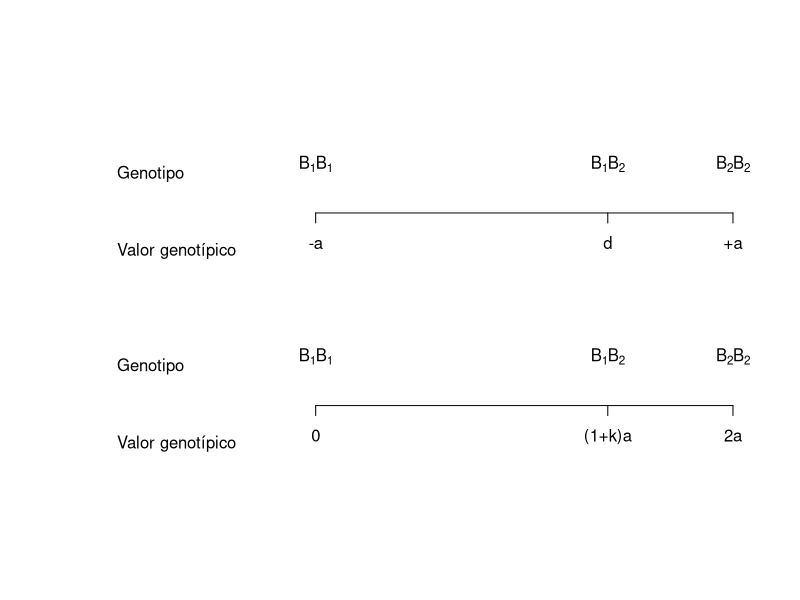
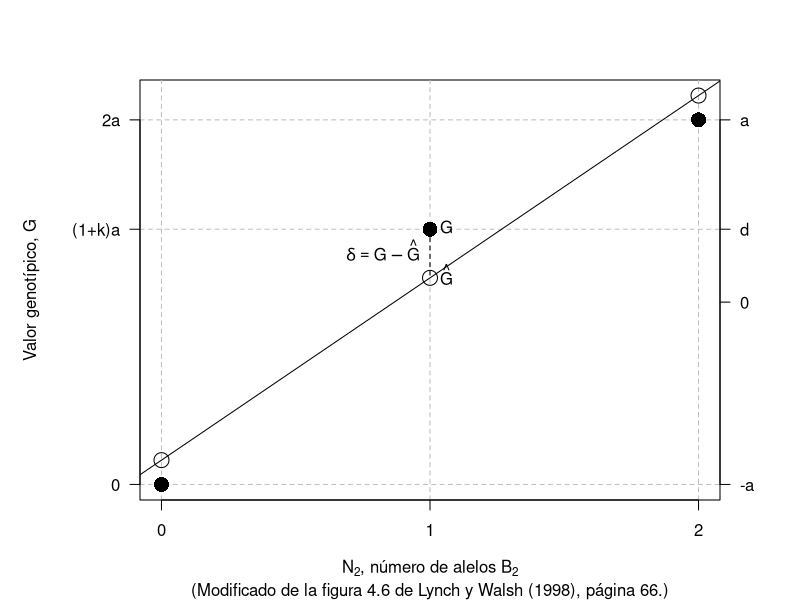
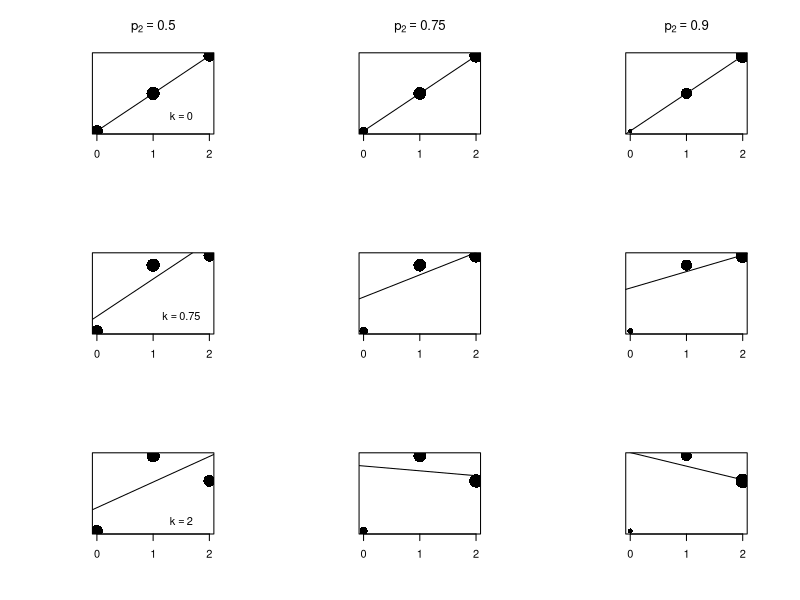
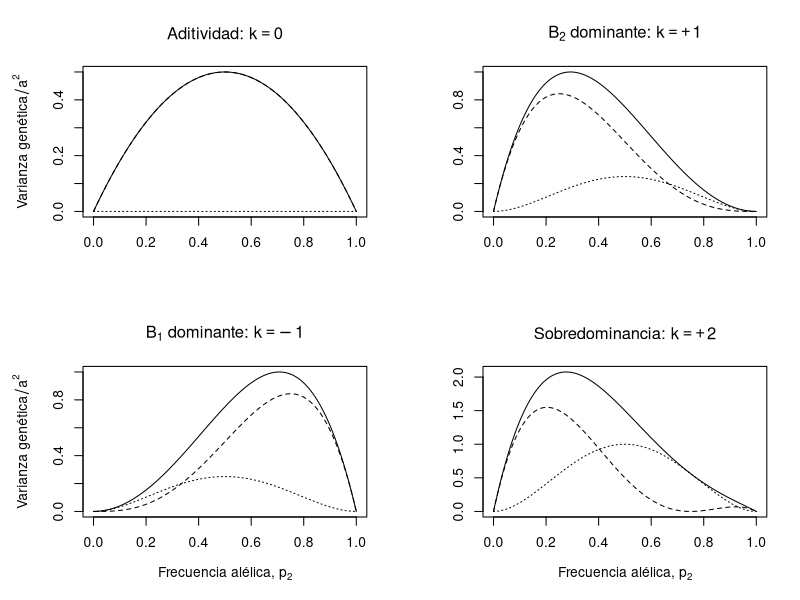
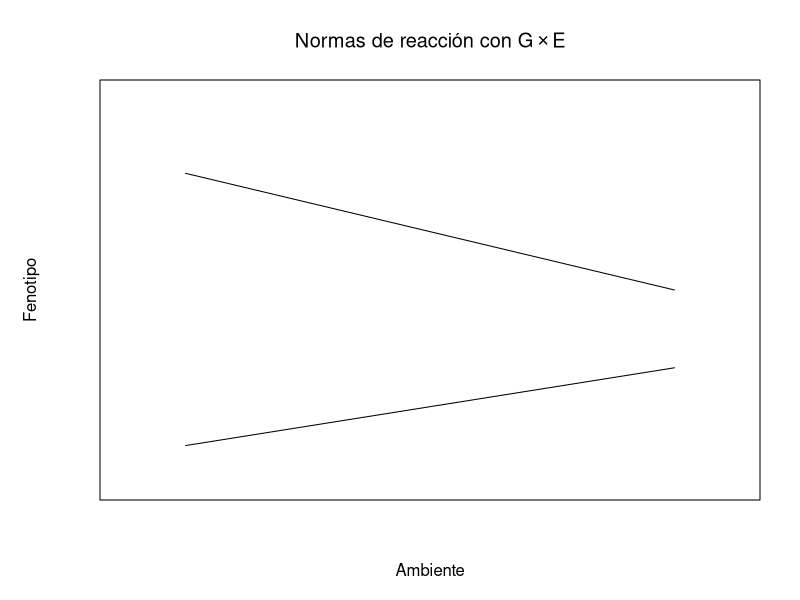

Source code (R) for these figures, in order:
## ---- chunk 1
plot(c(-5,10), c(0,10), type = 'n', axes = FALSE, ann = FALSE)
axis(1, at = c(0, 7, 10), labels = c('0', '(1+k)a', '2a'), pos = 2)
axis(1, at = c(0, 7, 10), labels = expression(B[1]*B[1], B[1]*B[2], B[2]*B[2]),
     pos = 4, tick = FALSE)
text(-5, 1, labels = 'Valor genotípico', pos = 4)
text(-5, 3, labels = 'Genotipo', pos = 4)
axis(1, at = c(0, 7, 10), labels = c('-a', 'd', '+a'), pos = 7)
axis(1, at = c(0, 7, 10), labels = expression(B[1]*B[1], B[1]*B[2], B[2]*B[2]),
     pos = 9, tick = FALSE)
text(-5, 6, labels = 'Valor genotípico', pos = 4)
text(-5, 8, labels = 'Genotipo', pos = 4)
## ---- chunk 2
N2 <- c(0, 1, 2)
G  <- c(0, 7, 10)
m0 <- lm(G ~ N2)
Ghat <- predict(m0)

par(mar = c(5,7,4,4))
plot(c(N2, N2), c(G, Ghat), type = 'n',
     xlab = expression(N[2]*", número de alelos "*B[2]),
     ylab = "", xaxt = 'n', yaxt = 'n', las = 1,
     sub = "(Modificado de la figura 4.6 de Lynch y Walsh (1998), página 66.)")
mtext("Valor genotípico, G", side = 2, line = 5)
abline(h = G,  lty = 2, col = 'gray')
abline(v = N2, lty = 2, col = 'gray')
points(N2, G, pch = 16, cex = 2)
abline(m0)
points(N2, Ghat, cex = 2)
segments(N2[2], G[2], N2[2], Ghat[2], lty = 2)
text(N2[2], G[2], label = 'G', pos = 4)
text(N2[2], Ghat[2], label = expression(hat(G)), pos = 4)
text(N2[2], (G[2] + Ghat[2]) / 2, label = expression(delta==G-hat(G)), pos = 2)
axis(1, at = c(0, 1, 2), labels = c('0', '1', '2'))
axis(2, at = c(0, 7, 10), labels = c('0', '(1+k)a', '2a'), las = 1)
axis(4, at = c(0, 5, 7, 10), labels = c('-a', '0', 'd', 'a'), las = 1)
## ---- chunk 3
library(plyr)
PopSize <- 1000
Freq2   <- c(0.5, 0.75, 0.90)
k       <- c(0, 0.75, 2)
a       <- 5
pops    <- lapply(k, function(x) {
              lapply(Freq2, function(y) {
                 genotip <- sample(0:2, PopSize, replace = TRUE, prob = c((1-y)^2, 2*y*(1-y), y^2))
                 fenotip <- a * genotip * (1 + 2 * x - x * genotip)
                 return(data.frame(G = genotip, P = fenotip))
              })
           })
Main <- lapply(k, function(x) {
           lapply(Freq2, function(y) {
              if (x == 0) {
                 Title = bquote(p[2]==.(y))
              } else {
                 Title = ''
              }
              return(Title)
           })
        })
Text <- lapply(k, function(x) {
           lapply(Freq2, function(y) {
              if (y == 0.5) {
                 Ktext = bquote(k==.(x))
              } else {
                 Ktext = ''
              }
              return(Ktext)
           })
        })
par(mfrow = c(3, 3))
z <- sapply(1:3, function(x) {
          sapply(1:3, function(y) {
             PopData <- ddply(pops[[x]][[y]], 'G', function(z) {
                data.frame(P = mean(z$P), N = dim(z)[1])
             })
             plot(PopData$G, PopData$P, cex = log10(PopData$N), pch = 16,
                  xlab = '', ylab = '', xaxt = 'n', yaxt = 'n', main = Main[[x]][[y]])
             text(1.5, 2, labels = Text[[x]][[y]])
             abline(lm(P ~ G, data = pops[[x]][[y]]))
             axis(1, at = c(0, 1, 2), labels = c('0', '1', '2'))
          })
       })
par(mfrow = c(1,1))
## ---- chunk 4
k  <- c(0, -1, 1, 2)
p2 <- seq(from = 0, to = 1, by = 0.001)
p1 <- 1 - p2
a  <- 5
alpha <- sapply(k, function(x) a * (1 + x * (p1 - p2)))
additiva <- sapply(1:4, function(x) 2 * p1 * p2 * alpha[,x]^2)
dominant <- sapply(1:4, function(x) (2 * p1 * p2 * a * k[x])^2)
VarTotal <- additiva + dominant
par(mfrow = c(2,2), mar = c(5,5,4,2))
plot(p2, VarTotal[,1] / a ^ 2, type = 'l', main = expression('Aditividad: '*k==0),
     ylab = expression('Varianza genética'/a^2),
     xlab = '')
lines(p2, additiva[,1] / a ^ 2, lty = 2)
lines(p2, dominant[,1] / a ^ 2, lty = 3)

plot(p2, VarTotal[,3] / a ^ 2, type = 'l', main = expression(B[2]*' dominante: '*k==+1),
     ylab = '',
     xlab = '')
lines(p2, additiva[,3] / a ^ 2, lty = 2)
lines(p2, dominant[,3] / a ^ 2, lty = 3)

plot(p2, VarTotal[,2] / a ^ 2, type = 'l', main = expression(B[1]*' dominante: '*k==-1),
     ylab = expression('Varianza genética'/a^2),
     xlab = expression('Frecuencia alélica, '*p[2]))
lines(p2, additiva[,2] / a ^ 2, lty = 2)
lines(p2, dominant[,2] / a ^ 2, lty = 3)

plot(p2, VarTotal[,4] / a ^ 2, type = 'l', main = expression('Sobredominancia: '*k==+2),
     ylab = '',
     xlab = expression('Frecuencia alélica, '*p[2]))
lines(p2, additiva[,4] / a ^ 2, lty = 2)
lines(p2, dominant[,4] / a ^ 2, lty = 3)
par(mfrow = c(1,1))
## ---- chunk 5
plot(c(0,1), c(0, 1), type = 'n', xaxt = 'n', yaxt = 'n',
   xlab = 'Ambiente', ylab = 'Fenotipo', main = expression("Normas de reacción con "*G%*%E))
lines(c(0.1, 0.9), c(0.1, 0.3))
lines(c(0.1, 0.9), c(0.8, 0.5))
